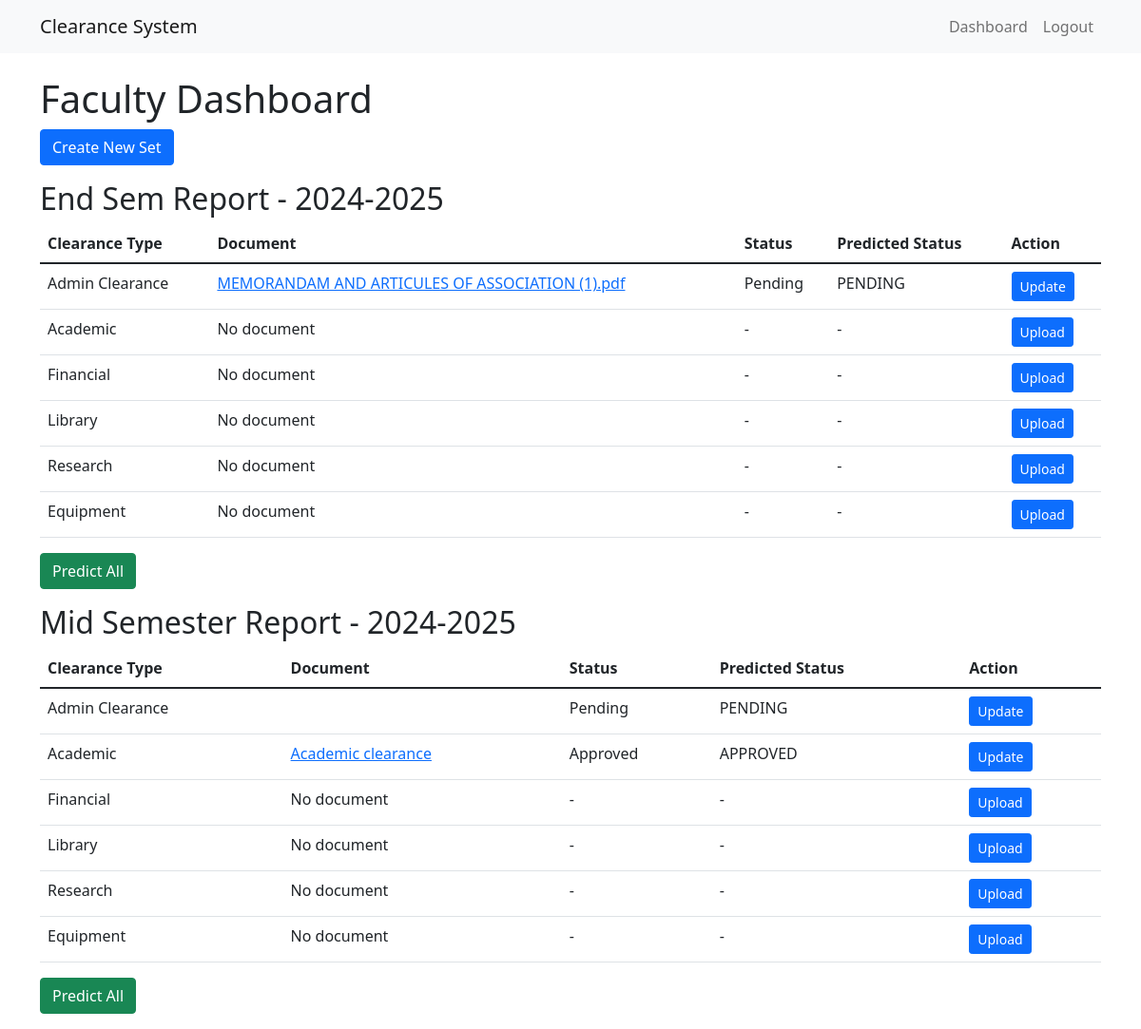
/faculty_dashboard/ (signed in), run on the app's committed database.
### clearance/models.py (models this page shows, shortened)
class ClearanceSet(models.Model):
    faculty = models.ForeignKey(settings.AUTH_USER_MODEL, on_delete=models.CASCADE, related_name='clearance_sets')
    name = models.CharField(max_length=100)
    academic_year = models.CharField(max_length=9)  # Format: "YYYY-YYYY"
    created_at = models.DateTimeField(auto_now_add=True)
    class Meta:
        unique_together = ('faculty', 'name')

class Document(models.Model):
    CLEARANCE_TYPES = [
        ('ADMIN', 'Admin Clearance'),
        ('ACADEMIC', 'Academic'),
        ('FINANCIAL', 'Financial'),
        ('LIBRARY', 'Library'),
        ('RESEARCH', 'Research'),
        ('EQUIPMENT', 'Equipment'),
    ]
    CLEARANCE_STATUS = [
        ('PENDING', 'Pending'),
        ('APPROVED', 'Approved'),
        ('REJECTED', 'Rejected'),
    ]
    clearance_set = models.ForeignKey(ClearanceSet, on_delete=models.CASCADE, related_name='documents')
    clearance_type = models.CharField(max_length=20, choices=CLEARANCE_TYPES)
    file = models.FileField(upload_to='documents/')
    file_name = models.CharField(max_length=255)
    clearance_status = models.CharField(max_length=20, choices=CLEARANCE_STATUS, default='PENDING')
    predicted_status = models.CharField(max_length=20, blank=True, null=True)
    uploaded_at = models.DateTimeField(auto_now_add=True)

### clearance/views.py (the view)
# urls.py: path('faculty_dashboard/', views.faculty_dashboard, name='faculty_dashboard'),
@login_required
@user_passes_test(lambda u: u.is_faculty)
def faculty_dashboard(request):
    clearance_sets = ClearanceSet.objects.filter(faculty=request.user).order_by('-created_at')
    clearance_types = dict(Document.CLEARANCE_TYPES)
    context = {
        'clearance_sets': clearance_sets,
        'clearance_types': clearance_types,
    }
    return render(request, 'clearance/faculty_dashboard.html', context)

### clearance/templatetags/clearance_filters.py (called while the page is built)
@register.filter
def get_document(clearance_set, clearance_type):
    return clearance_set.documents.filter(clearance_type=clearance_type).first()

### clearance/templates/clearance/faculty_dashboard.html (shortened to what this page needs)
{% extends 'clearance/base.html' %}
{% load clearance_filters %}
{% block content %}
<h1>Faculty Dashboard</h1>
<a href="{% url 'create_new_set' %}" class="btn btn-primary mb-3">Create New Set</a>
{% for clearance_set in clearance_sets %}
    <h2>{{ clearance_set.name }} - {{ clearance_set.academic_year }}</h2>
    <table class="table">
        <thead>
            <tr>
                <th>Clearance Type</th>
                <th>Document</th>
                <th>Status</th>
                <th>Predicted Status</th>
                <th>Action</th>
            </tr>
        </thead>
        <tbody>
            {% for clearance_type, clearance_name in clearance_types.items %}
                {% with document=clearance_set|get_document:clearance_type %}
                <tr>
                    <td>{{ clearance_name }}</td>
                    {% if document %}
                        <td>
                            <a href="{{ document.file.url }}" target="_blank">{{ document.file_name }}</a>
                        </td>
                        <td>{{ document.get_clearance_status_display }}</td>
                        <td>{{ document.predicted_status }}</td>
                    {% else %}
                        <td>No document</td>
                        <td>-</td>
                        <td>-</td>
                    {% endif %}
                    <td>
                        <a href="{% url 'upload_document' set_id=clearance_set.id clearance_type=clearance_type %}" class="btn btn-sm btn-primary">
                            {% if document %}Update{% else %}Upload{% endif %}
                        </a>
                    </td>
                </tr>
                {% endwith %}
            {% endfor %}
        </tbody>
    </table>
    <button class="btn btn-success predict-all mb-3" data-set-id="{{ clearance_set.id }}">Predict All</button>
{% endfor %}
{% endblock %}

### clearance/templates/clearance/base.html (shortened to what this page needs)
<!DOCTYPE html>
<html lang="en">
<head>
    <link href="https://cdn.jsdelivr.net/npm/bootstrap@5.1.3/dist/css/bootstrap.min.css" rel="stylesheet">
</head>
<body>
    <nav class="navbar navbar-expand-lg navbar-light bg-light">
        <div class="container">
            <a class="navbar-brand" href="/">Clearance System</a>
            <div class="collapse navbar-collapse" id="navbarNav">
                <ul class="navbar-nav ms-auto">
                    {% if user.is_authenticated %}
                        {% if user.is_faculty %}
                            <li class="nav-item">
                                <a class="nav-link" href="{% url 'faculty_dashboard' %}">Dashboard</a>
                            </li>
                        {% elif user.is_admin %}
                            <li class="nav-item">
                                <a class="nav-link" href="{% url 'admin_dashboard' %}">Dashboard</a>
                            </li>
                        {% endif %}
                        <li class="nav-item">
                            <a class="nav-link" href="{% url 'logout' %}">Logout</a>
                        </li>
                    {% endif %}
                </ul>
            </div>
        </div>
    </nav>
    <div class="container mt-4">
        {% block content %}
        {% endblock %}
    </div>
</body>
</html>

### data on the page
ClearanceSet: name "End Sem Report", academic_year "2024-2025", clearance_types "Admin Clearance" "Academic" "Financial" "Library" "Research" "Equipment"
Document: file_name "MEMORANDAM AND ARTICULES OF ASSOCIATION (1).pdf", clearance_status "Pending", predicted_status "PENDING"
ClearanceSet: name "Mid Semester Report", academic_year "2024-2025", clearance_types "Admin Clearance" "Academic" "Financial" "Library" "Research" "Equipment"
Document: clearance_status "Pending", predicted_status "PENDING"
Document: file_name "Academic clearance", clearance_status "Approved", predicted_status "APPROVED"
